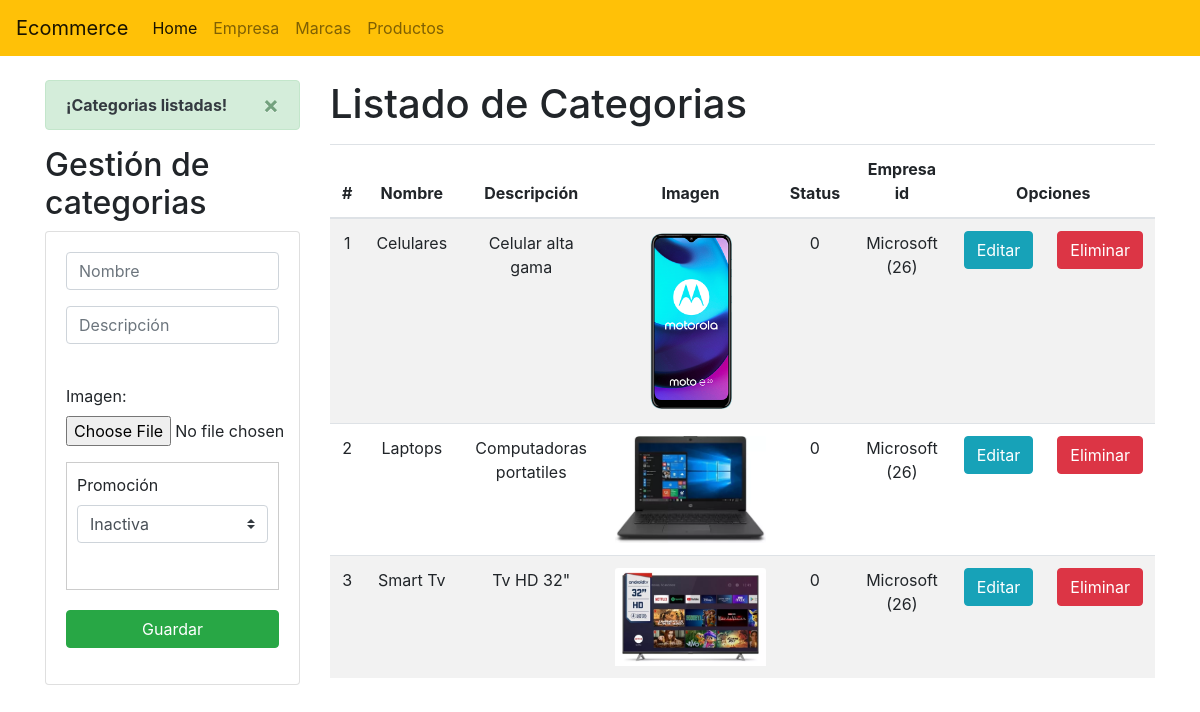
The page / on the database its author committed.
### categories/models.py (models this page shows, shortened)
class Categorias(models.Model):
    nombre = models.CharField(max_length=100)
    descripcion = models.TextField()
    imagen = models.ImageField(upload_to="categoria", null=True, blank=True, default='sinimagen.png')
    promocion = models.IntegerField(choices=((0, 'Normal'), (1, 'Promoción (categoria del mes)')), default=1)
    fecha = models.DateTimeField()
    status = models.IntegerField(choices=((0, 'Inactivo'), (1, 'Activo'), (2, 'Eliminado')), default=0)
    empresa_id = models.ForeignKey(Empresa, on_delete=models.CASCADE)

### empresa/models.py (models this page shows)
class Empresa(models.Model):
    id = models.AutoField(primary_key=True)
    nombre = models.CharField(max_length=100)
    telefono = models.CharField(max_length=17)
    ciudad = models.CharField(max_length=50)
    estado = models.CharField(max_length=50)
    pais = models.CharField(default='Argentina', max_length=50)
    logo = models.ImageField(upload_to="empresa", null=True, blank=True, default='sinimagen.png')
    favicon = models.ImageField(upload_to="empresa", null=True, blank=True, default='sinimagen.png')
    tituloPagina = models.CharField(max_length=100, default='Carrito de compra', null=True, blank=True)
    ruta = models.CharField(max_length=150, default='http://gustabin.com/ecommerce/img/', null=True, blank=True)
    subdominio = models.CharField(max_length=100, null=True, blank=True)
    apodo = models.CharField(max_length=100, null=True, blank=True)
    email = models.CharField(max_length=100, null=True, blank=True)
    facebook = models.CharField(max_length=100, null=True, blank=True)
    twitter = models.CharField(max_length=100, null=True, blank=True)
    instagram = models.CharField(max_length=100, null=True, blank=True)
    youtube = models.CharField(max_length=100, null=True, blank=True)
    linkedin = models.CharField(max_length=100, null=True, blank=True)
    titulo1 = models.CharField(max_length=100, null=True, blank=True)
    titulo2 = models.CharField(max_length=100, null=True, blank=True)
    titulo3 = models.CharField(max_length=100, null=True, blank=True)
    subtitulo1 = models.CharField(max_length=200, null=True, blank=True)
    subtitulo2 = models.CharField(max_length=200, null=True, blank=True)
    subtitulo3 = models.CharField(max_length=200, null=True, blank=True)
    descripcion1 = models.CharField(max_length=500, null=True, blank=True)
    descripcion2 = models.CharField(max_length=500, null=True, blank=True)
    descripcion3 = models.CharField(max_length=500, null=True, blank=True)
    imagen1 = models.ImageField(upload_to="empresa", null=True, blank=True, default='sinimagen.png')
    imagen2 = models.ImageField(upload_to="empresa", null=True, blank=True,default='sinimagen.png')
    imagen3 = models.ImageField(upload_to="empresa", null=True, blank=True, default='sinimagen.png')
    direccion = models.CharField(max_length=100, default='Sin direccion', null=True, blank=True)
    gateway = models.IntegerField(default=0, choices=((0, 'paypal'), (1, 'Mercadolibre'), (2, 'stripe')))
    environment = models.IntegerField(default=0, choices=((0, 'sandbox'), (1, 'production')))
    sandbox = models.CharField(max_length=80, default='', null=True, blank=True)
    produccion = models.CharField(max_length=80, default='', null=True, blank=True)
    secret = models.CharField(max_length=80, default='', null=True, blank=True)
    accessToken = models.CharField(max_length=80, default='', null=True, blank=True)
    publicaStripe = models.CharField(max_length=110, default='', null=True, blank=True)
    secretaStripe = models.CharField(max_length=110, default='', null=True, blank=True)
    status = models.IntegerField(default=0, choices=((0, 'Inactivo'), (1, 'Activo'), (2, 'Eliminado')))
    def __str__(self):
        texto = "{0} ({1})"
        return texto.format(self.nombre, self.id)

### categories/views.py (the view)
# urls.py: path('', views.home),
def home(request):
    categoriasListado = Categorias.objects.all()
    messages.success(request, '¡Categorias listadas!')
    return render(request, "gestionCategorias.html", {"categorias": categoriasListado})

### categories/templates/gestionCategorias.html (shortened to what this page needs)
{% extends "./base.html" %}
{% block body %}
<div class="row">
  <div class="col-sm-12 col-md-6 col-lg-3 col-xl-3">
    {% if messages %} {% for message in messages %}
    <div class="alert alert-dismissible alert-success">
      <button type="button" class="close" data-dismiss="alert">&times;</button>
      <strong class="text-dark">{{ message }}</strong>
    </div>
    {% endfor %} {% endif %}
    <h2>Gestión de categorias</h2>
    <div class="card">
      <div class="card-body">
        <form
          action="/registrarCategoria/"
          method="POST"
          enctype="multipart/form-data"
        >
          <div class="form-group">
            <input
              type="text"
              id="txtNombre"
              name="txtNombre"
              class="form-control"
              placeholder="Nombre"
              minlength="3"
              maxlength="100"
              required
            />
          </div>
          <div class="form-group">
            <input
              type="text"
              id="txtDescripcion"
              name="txtDescripcion"
              class="form-control"
              placeholder="Descripción"
              minlength="3"
              required
            />
          </div>
          <div class="form-group">
            <div class="form-group">
              <label for="txtImagen">Imagen:</label>
              <input type="file" id="txtImagen" name="txtImagen" />
            </div>
          </div>
          <div class="contenedor">
            <div class="form-group">
              <label>Promoción</label>
              <select
                class="custom-select"
                id="txtPromocion"
                name="txtPromocion"
                style="margin-bottom: 20px"
              >
                <option value="0">Inactiva</option>
              </select>
            </div>
          </div>
          <div class="form-group">
            <button type="submit" class="btn btn-success btn-block text-white">
              Guardar
            </button>
          </div>
        </form>
      </div>
    </div>
  </div>
  <div class="col-sm-12 col-md-6 col-lg-9 col-xl-9">
    <h1>Listado de Categorias</h1>
    <div class="table-responsive py-2">
      <table class="table table-striped">
        <thead>
          <tr>
            <th>#</th>
            <th>Nombre</th>
            <th>Descripción</th>
            <th>Imagen</th>
            <th>Status</th>
            <th>Empresa id</th>
            <th colspan="2">Opciones</th>
          </tr>
        </thead>
        <tbody>
          {% for c in categorias %}
          <tr>
            <td>{{forloop.counter}}</td>
            <td>{{c.nombre}}</td>
            <td>{{c.descripcion}}</td>
            <td>
              <img
                src="{{MEDIA_URL}}./../../../media/{{c.imagen}}"
                class="card-img-top"
                alt="{{c.imagen}}"
              />
            </td>
            <td>{{c.status}}</td>
            <td>{{c.empresa_id}}</td>
            <td>
              <a href="edicionCategoria/{{c.id}}" class="btn btn-info"
                >Editar</a
              >
            </td>
            <td>
              <a
                href="eliminacionCategoria/{{c.id}}"
                class="btn btn-danger btnEliminacion"
                >Eliminar</a
              >
            </td>
          </tr>
          {% endfor %}
        </tbody>
      </table>
    </div>
  </div>
</div>
{% endblock %}

### categories/templates/base.html (shortened to what this page needs)
<!DOCTYPE html>
<html lang="en">
  <head>
    {% load static %}
    <link
      rel="stylesheet"
      href="https://cdn.jsdelivr.net/npm/bootstrap@4.6.2/dist/css/bootstrap.min.css"
    />
    <link rel="stylesheet" href="{% static 'css/gestionCategorias.css' %}" />
  </head>
  <body>
    <nav class="navbar navbar-expand-lg navbar-light bg-warning">
      <a class="navbar-brand" href="#">Ecommerce</a>
      <div class="collapse navbar-collapse" id="navbarNavAltMarkup">
        <div class="navbar-nav">
          <a class="nav-link active" href="/"
            >Home <span class="sr-only">(current)</span></a
          >
          <a class="nav-link" href="/empresa">Empresa</a>
          <a class="nav-link" href="/marca">Marcas</a>
          <a class="nav-link" href="/producto">Productos</a>
        </div>
      </div>
    </nav>
    <div class="container py-4">{% block body %} {% endblock %}</div>
  </body>
</html>

### categories/static/css/gestionCategorias.css (style rules this page uses)
th, td { text-align: center; vertical-align: middle; }
.contenedor { border: 1px solid #ccc; padding: 10px; margin-bottom: 20px; }

### rows shown on the page
Categorias: nombre "Celulares", descripcion "Celular alta gama", imagen (picture), status "0", empresa_id "Microsoft (26)"
Categorias: nombre "Laptops", descripcion "Computadoras portatiles", imagen (picture), status "0", empresa_id "Microsoft (26)"
Categorias: nombre "Smart Tv", descripcion "Tv HD 32\"", imagen (picture), status "0", empresa_id "Microsoft (26)"

### other values the page prints
{{ message }} "¡Categorias listadas!"
